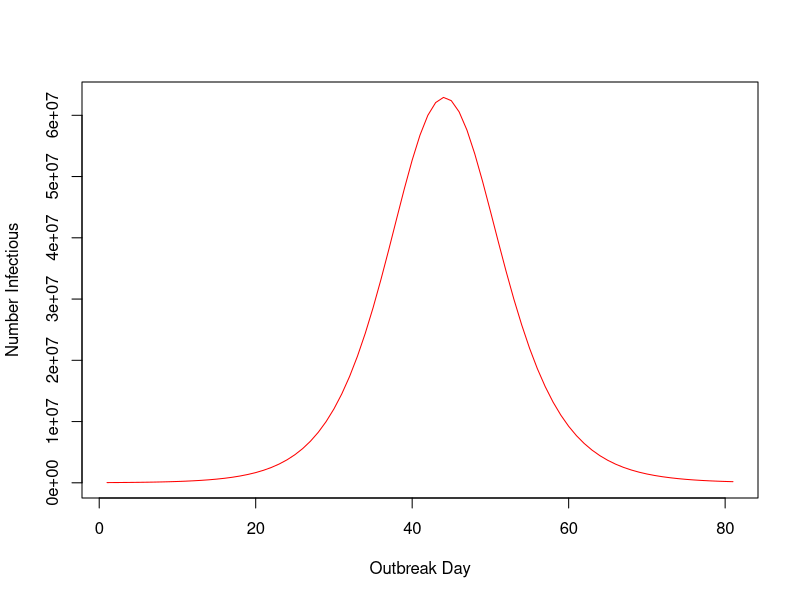

Write R code to recreate this figure. (Note: this script raises an error after producing the figure.)
## Discrete stochastic transmission model with contact matrix
## Latent period (from Comflu_bas): 30% 1 day; 50% 2 days and 20% 3 days;
## Infectious period: 30% 3, 40% 4, 20% 5, 10% 6 days
populationData <- read.table('pop_reg5.dat',header = T)

populationLabels <- c("Ages 0-4", "Ages 5-19", "Ages 20-64", "Ages 65+")
## This is the POLYMOD matrix for UK all contacts, regrouped
PolyMod_matrix <- matrix(nrow = 4, ncol = 4)
PolyMod_matrix[1,] <- c(1.9200000, 0.5203550, 0.4761399, 0.1272683)
PolyMod_matrix[2,] <- c(1.4867476, 8.7525691, 1.7676622, 0.7706686)
PolyMod_matrix[3,] <- c(4.5871960, 5.9603867, 7.8770903, 3.5312914)
PolyMod_matrix[4,] <- c(0.3375179, 0.7153304, 0.9720697, 1.8867659)

## Matrix entry (row i, column j) denotes the number of potentially infectious contacts a single individual
## from group j has with individuals from group i each day. This will be re-scaled to have spectral radius 1.
contactMatrix <- PolyMod_matrix
specrad <- max(eigen(contactMatrix, 
                     symmetric = FALSE, only.values = TRUE)$values)

evec <- eigen(contactMatrix)$vectors[,1]
evec <- evec/sum(evec)
## Construct population:
populationData <- read.table('pop_reg5.dat',header = T)
pop <- as.integer(colSums(populationData[,2:5]))
populationFractions <- pop/sum(pop)

## Creating population according to latent (rows) and infectious periods (columns) in each of the age groups
r0 <- function(t,R0min,R0max,corr){
  y <- (sin((t - corr)/365 * 2 * pi ) + 1) / 2 * (R0max - R0min)
  return(y + R0min)
}

beta <- function(t,R0min,R0max,corr,infectiousPeriod) {
  r0(t,R0min,R0max,corr) / infectiousPeriod / specrad
}

pSE <- function(t,I,R0min,R0max,corr,infectiousPeriod){ ## k is age group, I is matrix of # infectious by latent/infectious time type
  lambda <- beta(t,R0min,R0max,corr,infectiousPeriod) * contactMatrix %*% (I/pop)
  return (as.numeric(1-exp(-lambda)))
}

seedInf <- round(evec*100) ## number infected per age group  at beginning
#seedInf <- round(populationFractions*1000) ## number infected per age group  at beginning; compatible with SEIR model

durEpidemic <- 300 ## Number of days in epidemic

# Has the numbers of individuals by "type" by day since infection
Einit <-  seedInf
Iinit <- rep(0,4)

# Has the numbers of individuals by "type" by day since infection
Sinit <-  as.integer(pop - Iinit - Einit)

inits <- list(Sinit=Sinit,Einit=Einit,Iinit=Iinit)

## Function to collect Earr_list into 

## Function for creating new infections per "type" - latent stage; all age groups
## A list is returned, the first element being the new infections per age group/type, the reduced 
## susceptibles and the newly infected (latent stage)
nsim <- 10

simSerialIntervals <- runif(nsim,2.4,2.8)
simLatentPeriods <- runif(nsim,1.3,1.7)
simInfectiousPeriods <- 2*(simSerialIntervals - simLatentPeriods)

R0minls <- runif(nsim,2,2.2)
R0maxls <- sapply(R0minls, function(x) runif(1,x,2.4))

corrls <- round(runif(nsim,64-30,64+30)) ## Random peak R0 between ~ Dec 15 and Feb 15

sim <- 1

while ( sim <= nsim ){
  R0min <- R0minls[sim]
  R0max <- R0maxls[sim]
  corr <- corrls[sim]
  latentPeriod <- simLatentPeriods[sim]
  gamma <- 1/latentPeriod
  infectiousPeriod <- simInfectiousPeriods[sim]
  delta <- 1/infectiousPeriod
  
  
  
  S <- as.integer(inits$Sinit)
  E <- as.integer(inits$Einit)
  I <- as.integer(inits$Iinit)
  
  Sls <-   NULL
  Els <-   NULL
  Ils <-   NULL
  
  time <- 1
  while (time <= durEpidemic){
    pinf <- pSE(time,I,R0min,R0max,corr,infectiousPeriod)
    
    newlat <- sapply(1:4,function(ag) ifelse(S[ag] > 0, rbinom(1,S[ag],pinf[ag]),0))
    newinf <- sapply(1:4,function(ag) ifelse(E[ag] > 0, rbinom(1,E[ag],gamma),0))
    newrem <- sapply(1:4,function(ag) ifelse(I[ag] > 0, rbinom(1,I[ag],delta),0))
    
    S <- S - newlat
    E <- E + newlat - newinf
    I <- I + newinf - newrem
    
    Sls <- c(Sls,sum(S))
    Els <- c(Els,sum(E))
    Ils <- c(Ils,sum(I))
    
    time <- time + 1
  }
  assign(paste0('Infectious',sim),Ils)
  sim <- sim + 1
}

cols <- rainbow(nsim)
xlim <- 110
xlow <- 30
plot(Infectious1[xlow:xlim], type = 'l',col = cols[1],xlab = 'Outbreak Day',ylab = 'Number Infectious')

#plot(Ils[1:150], type = 'l',col = cols[1])

for (k in 2:nsim){
  eval(parse(text = paste0('lines(infectious',k,'[xlow:xlim],col = cols[k], type = \"l\")')))
}
######################################################################################################
######################################################################################################
